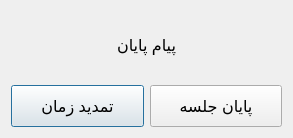
<?xml version="1.0" encoding="UTF-8"?>
<ui version="4.0">
 <class>TimeExpiredDialog</class>
 <widget class="QDialog" name="TimeExpiredDialog">
  <property name="windowModality">
   <enum>Qt::WindowModality::WindowModal</enum>
  </property>
  <property name="geometry">
   <rect>
    <x>0</x>
    <y>0</y>
    <width>293</width>
    <height>138</height>
   </rect>
  </property>
  <property name="windowTitle">
   <string>Dialog</string>
  </property>
  <property name="modal">
   <bool>true</bool>
  </property>
  <layout class="QVBoxLayout" name="verticalLayout">
   <item>
    <widget class="QLabel" name="label">
     <property name="font">
      <font>
       <pointsize>12</pointsize>
      </font>
     </property>
     <property name="text">
      <string>پیام پایان</string>
     </property>
     <property name="alignment">
      <set>Qt::AlignmentFlag::AlignCenter</set>
     </property>
    </widget>
   </item>
   <item>
    <layout class="QHBoxLayout" name="horizontalLayout">
     <item>
      <widget class="QPushButton" name="pushButton_extend_time">
       <property name="minimumSize">
        <size>
         <width>0</width>
         <height>42</height>
        </size>
       </property>
       <property name="font">
        <font>
         <pointsize>12</pointsize>
        </font>
       </property>
       <property name="text">
        <string>تمدید زمان</string>
       </property>
      </widget>
     </item>
     <item>
      <widget class="QPushButton" name="pushButton_end_session">
       <property name="minimumSize">
        <size>
         <width>0</width>
         <height>42</height>
        </size>
       </property>
       <property name="font">
        <font>
         <pointsize>12</pointsize>
        </font>
       </property>
       <property name="text">
        <string>پایان جلسه</string>
       </property>
      </widget>
     </item>
    </layout>
   </item>
  </layout>
 </widget>
 <resources/>
 <connections/>
</ui>
